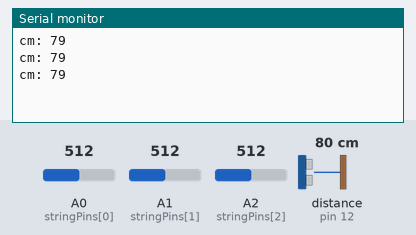
Simulated run of this sketch. Board: Arduino Uno, built with avr-gcc and run on an emulated ATmega328P. Parts: the last lines printed to the serial monitor. Wiring (inferred from the names in the program): ultrasonic range finder: trigger pin 11; echo pin 12. The inputs (shaded band) are chosen by the test bench; at power-on: distance to the obstacle (sensor on pin 12) 80 cm, A0 (stringPins[0]) = 512, A1 (stringPins[1]) = 512, A2 (stringPins[2]) = 512. The echo pulse lasts 58.3 µs per cm.

Above: at 1.3 s.
1.4 s: distance to the obstacle (sensor on pin 12) set to 2 cm
At 1.9 s:
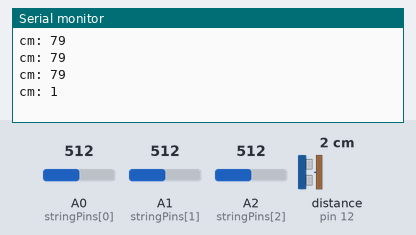
2.9 s: distance to the obstacle (sensor on pin 12) set to 4 cm
At 3.4 s:
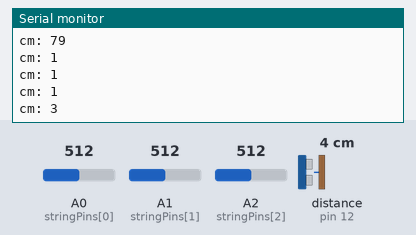
Timing chart, 0 to 5.9 s (numbered marks = the images above; inputs shaded):
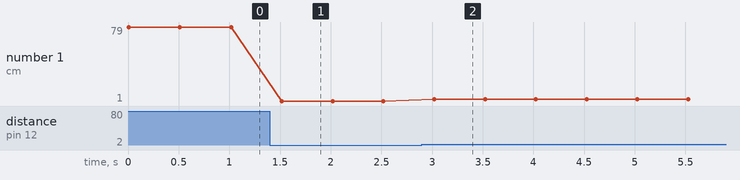

Measured:
- after the input at 1.4 s, the serial monitor: prints a new line after 0.12 s (image 1)
- after the input at 2.9 s, the serial monitor: prints a new line after 0.12 s (image 2)
- plotted number 1: 79 → 1 after the input at 1.4 s, 1 → 3 after the input at 2.9 s

The sketch:

testSensors.ino
```cpp
int trigPin = 11;
int echoPin = 12;
int stringPins[3] = {A0, A1, A2};

void setup() {
  Serial.begin(9600);
  pinMode(trigPin, OUTPUT);
  pinMode(echoPin, INPUT);

}

void loop() {
  // put your main code here, to run repeatedly:
  digitalWrite(trigPin, LOW);
  delayMicroseconds(5);
  digitalWrite(trigPin, HIGH);
  delayMicroseconds(10);
  digitalWrite(trigPin, LOW);
  pinMode(echoPin, INPUT);
  int duration = pulseIn(echoPin, HIGH);
  int cm = (duration/2) / 29.1;
  Serial.print("cm: ");
  Serial.println(cm);

  int pValues[3];
  for(int i=0;i<3;i++) {
    pValues[i] = analogRead(stringPins[i]);
  }
  for(int i=0;i<3;i++) {
    //Serial.print("p meter 1: ");
    //Serial.println(pValues[i]);
  }
  delay(500);

}
```
